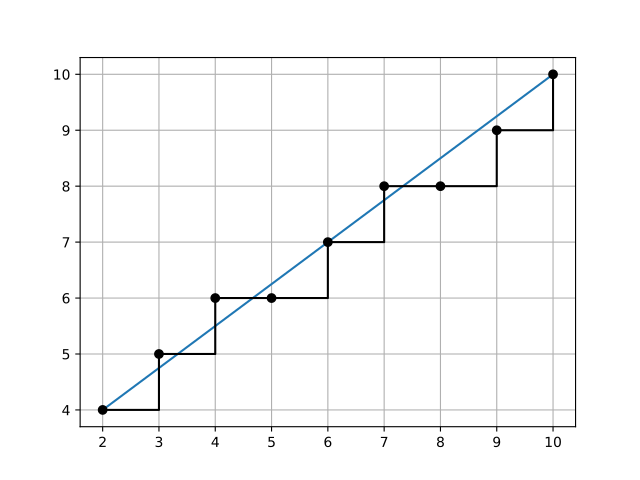

Python code for this plot:
from spatialmath.base import bresenham
import matplotlib.pyplot as plt
p = bresenham((2, 4), (10, 10))
plt.plot((2, 10), (4, 10))
plt.plot(p[0], p[1], 'ok')
plt.plot(p[0], p[1], 'k', drawstyle='steps-post')
ax = plt.gca()
ax.grid()
